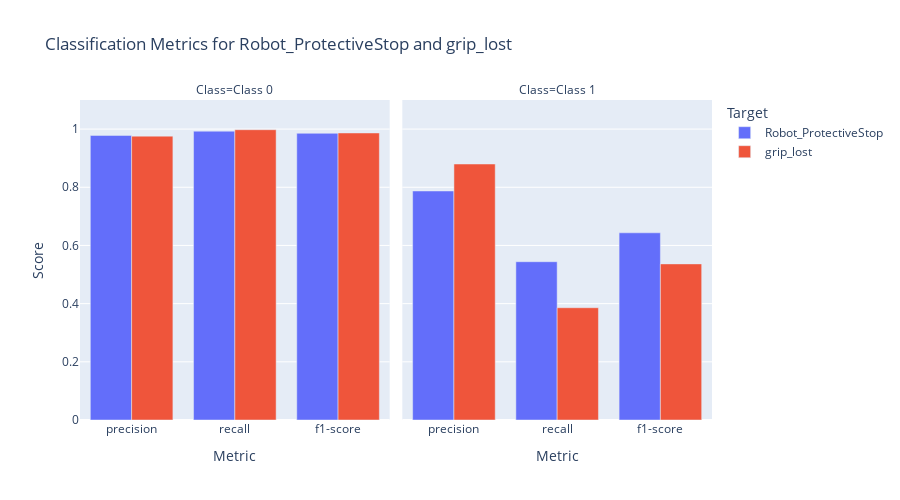

The notebook cell saved with this chart:
### Code cell
import plotly.express as px
from sklearn.metrics import classification_report, confusion_matrix
import seaborn as sns

# Step 1: Extract metrics from classification_report
metrics_data = {}
targets = ["Robot_ProtectiveStop", "grip_lost"]
for i, target in enumerate(targets):
    report = classification_report(y_test[target], y_pred[:, i], output_dict=True)
    metrics_data[target] = {
        "Class 0": {
            "precision": report["0"]["precision"],
            "recall": report["0"]["recall"],
            "f1-score": report["0"]["f1-score"],
            "support": report["0"]["support"]
        },
        "Class 1": {
            "precision": report["1"]["precision"],
            "recall": report["1"]["recall"],
            "f1-score": report["1"]["f1-score"],
            "support": report["1"]["support"]
        },
        "accuracy": report["accuracy"]
    }

# Step 2: Prepare data for bar plot
metrics = ["precision", "recall", "f1-score"]
classes = ["Class 0", "Class 1"]
bar_data = []
for target in targets:
    for cls in classes:
        for metric in metrics:
            bar_data.append({
                "Target": target,
                "Class": cls,
                "Metric": metric,
                "Value": metrics_data[target][cls][metric]
            })

bar_df = pd.DataFrame(bar_data)

# Step 3: Create grouped bar plot (Matplotlib/Seaborn)
plt.figure(figsize=(12, 6))
sns.barplot(x="Metric", y="Value", hue="Target", data=bar_df)
plt.title("Classification Metrics Comparison for Robot_ProtectiveStop and grip_lost")
plt.ylim(0, 1.1)
plt.ylabel("Score")
plt.xlabel("Metric")
plt.legend(title="Target & Class", loc="lower right")
plt.tight_layout()
plt.savefig(r"G:\AI\Assignment\cobotops\metrics_bar_plot.png")
plt.show()

# Step 4: Create confusion matrices
fig, axes = plt.subplots(1, 2, figsize=(12, 5))
for i, target in enumerate(targets):
    cm = confusion_matrix(y_test[target], y_pred[:, i])
    sns.heatmap(cm, annot=True, fmt="d", cmap="Blues", ax=axes[i])
    axes[i].set_title(f"Confusion Matrix: {target}")
    axes[i].set_xlabel("Predicted")
    axes[i].set_ylabel("True")
plt.tight_layout()
plt.savefig(r"G:\AI\Assignment\cobotops\confusion_matrices.png")
plt.show()

# Step 5: Create interactive Plotly bar plot
fig = px.bar(
    bar_df,
    x="Metric",
    y="Value",
    color="Target",
    barmode="group",
    facet_col="Class",
    title="Classification Metrics for Robot_ProtectiveStop and grip_lost",
    labels={"Value": "Score", "Metric": "Metric"},
    height=500
)
fig.update_yaxes(range=[0, 1.1])
fig.show()
fig.write_html(r"G:\AI\Assignment\cobotops\metrics_interactive.html")

# Step 6: Create radar chart
labels = np.array(metrics)
stats = {
    "Robot_ProtectiveStop (Class 0)": [metrics_data["Robot_ProtectiveStop"]["Class 0"][m] for m in metrics],
    "Robot_ProtectiveStop (Class 1)": [metrics_data["Robot_ProtectiveStop"]["Class 1"][m] for m in metrics],
    "grip_lost (Class 0)": [metrics_data["grip_lost"]["Class 0"][m] for m in metrics],
    "grip_lost (Class 1)": [metrics_data["grip_lost"]["Class 1"][m] for m in metrics]
}

angles = np.linspace(0, 2 * np.pi, len(metrics), endpoint=False).tolist()
angles += angles[:1]

fig, ax = plt.subplots(figsize=(8, 8), subplot_kw=dict(polar=True))
for label, values in stats.items():
    values = values + values[:1]
    ax.fill(angles, values, alpha=0.25, label=label)
    ax.plot(angles, values)

ax.set_yticklabels([])
ax.set_xticks(angles[:-1])
ax.set_xticklabels(metrics)
plt.title("Radar Chart of Classification Metrics")
plt.legend(loc="upper right", bbox_to_anchor=(1.3, 1.1))
plt.tight_layout()
plt.savefig(r"G:\AI\Assignment\cobotops\metrics_radar_chart.png")
plt.show()

# Save metrics data to CSV
metrics_df = pd.DataFrame({
    "Target": [target for target in metrics_data for _ in range(2)],
    "Class": ["Class 0", "Class 1"] * len(metrics_data),
    "Precision": [metrics_data[target][cls]["precision"] for target in metrics_data for cls in classes],
    "Recall": [metrics_data[target][cls]["recall"] for target in metrics_data for cls in classes],
    "F1-Score": [metrics_data[target][cls]["f1-score"] for target in metrics_data for cls in classes],
    "Accuracy": [metrics_data[target]["accuracy"] for target in metrics_data for _ in range(2)]
})

### Figure 1 — Plotly figure (JSON) as saved in the notebook; plotly's stock layout.template omitted (floating-point values rounded to 4 significant figures)
{"data": [{"alignmentgroup": "True", "hovertemplate": "Target=Robot_ProtectiveStop<br>Class=Class 0<br>Metric=%{x}<br>Score=%{y}<extra></extra>", "legendgroup": "Robot_ProtectiveStop", "marker": {"color": "#636efa", "pattern": {"shape": ""}}, "name": "Robot_ProtectiveStop", "offsetgroup": "Robot_ProtectiveStop", "orientation": "v", "showlegend": true, "textposition": "auto", "type": "bar", "x": ["precision", "recall", "f1-score"], "xaxis": "x", "y": [0.9782, 0.9929, 0.9855], "yaxis": "y"}, {"alignmentgroup": "True", "hovertemplate": "Target=Robot_ProtectiveStop<br>Class=Class 1<br>Metric=%{x}<br>Score=%{y}<extra></extra>", "legendgroup": "Robot_ProtectiveStop", "marker": {"color": "#636efa", "pattern": {"shape": ""}}, "name": "Robot_ProtectiveStop", "offsetgroup": "Robot_ProtectiveStop", "orientation": "v", "showlegend": false, "textposition": "auto", "type": "bar", "x": ["precision", "recall", "f1-score"], "xaxis": "x2", "y": [0.7872, 0.5441, 0.6435], "yaxis": "y2"}, {"alignmentgroup": "True", "hovertemplate": "Target=grip_lost<br>Class=Class 0<br>Metric=%{x}<br>Score=%{y}<extra></extra>", "legendgroup": "grip_lost", "marker": {"color": "#EF553B", "pattern": {"shape": ""}}, "name": "grip_lost", "offsetgroup": "grip_lost", "orientation": "v", "showlegend": true, "textposition": "auto", "type": "bar", "x": ["precision", "recall", "f1-score"], "xaxis": "x", "y": [0.9758, 0.9979, 0.9867], "yaxis": "y"}, {"alignmentgroup": "True", "hovertemplate": "Target=grip_lost<br>Class=Class 1<br>Metric=%{x}<br>Score=%{y}<extra></extra>", "legendgroup": "grip_lost", "marker": {"color": "#EF553B", "pattern": {"shape": ""}}, "name": "grip_lost", "offsetgroup": "grip_lost", "orientation": "v", "showlegend": false, "textposition": "auto", "type": "bar", "x": ["precision", "recall", "f1-score"], "xaxis": "x2", "y": [0.88, 0.386, 0.5366], "yaxis": "y2"}], "layout": {"annotations": [{"font": {}, "showarrow": false, "text": "Class=Class 0", "x": 0.245, "xanchor": "center", "xref": "paper", "y": 1, "yanchor": "bottom", "yref": "paper"}, {"font": {}, "showarrow": false, "text": "Class=Class 1", "x": 0.755, "xanchor": "center", "xref": "paper", "y": 1, "yanchor": "bottom", "yref": "paper"}], "barmode": "group", "height": 500, "legend": {"title": {"text": "Target"}, "tracegroupgap": 0}, "title": {"text": "Classification Metrics for Robot_ProtectiveStop and grip_lost"}, "xaxis": {"anchor": "y", "domain": [0, 0.49], "title": {"text": "Metric"}}, "xaxis2": {"anchor": "y2", "domain": [0.51, 1], "matches": "x", "title": {"text": "Metric"}}, "yaxis": {"anchor": "x", "domain": [0, 1], "range": [0, 1.1], "title": {"text": "Score"}}, "yaxis2": {"anchor": "x2", "domain": [0, 1], "matches": "y", "range": [0, 1.1], "showticklabels": false}}}
